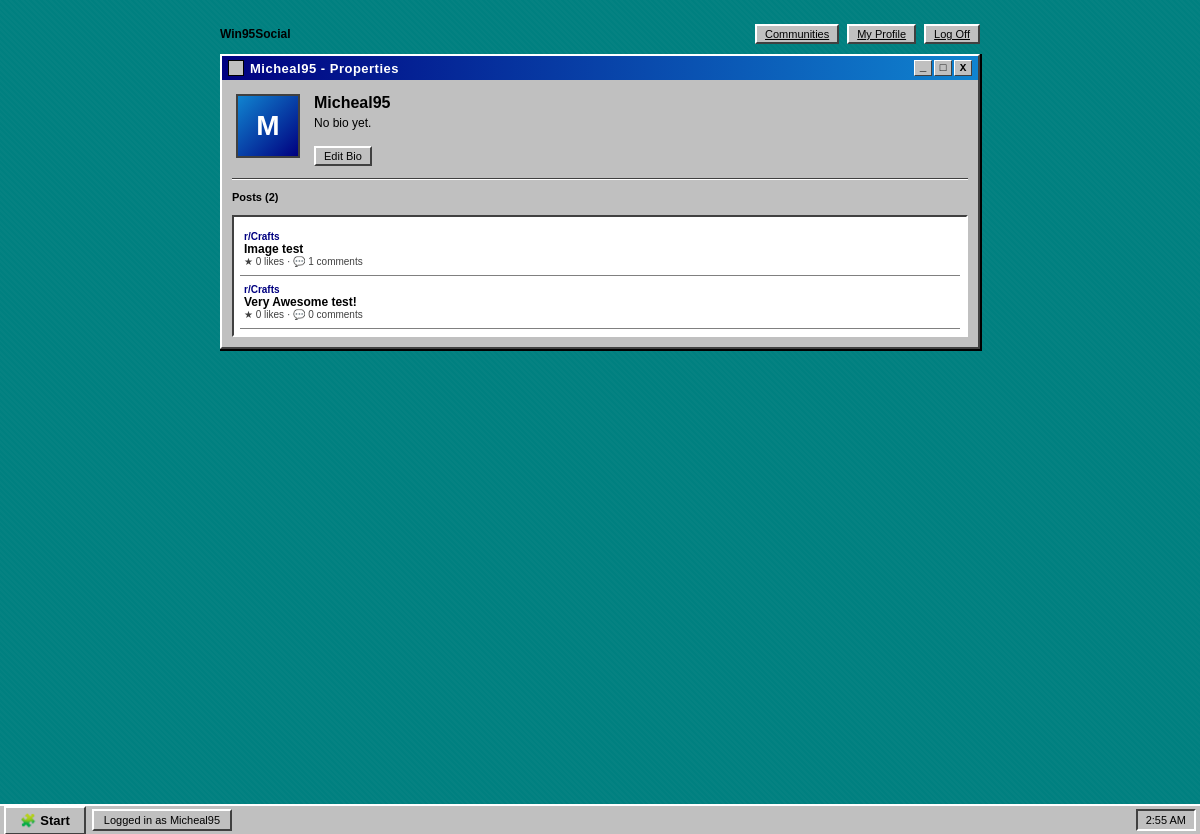
Screenshot of /profile/Micheal95 (signed in) with the database file from the repository.
### tables this page shows
CREATE TABLE users (
            id INTEGER PRIMARY KEY AUTOINCREMENT,
            username TEXT UNIQUE NOT NULL,
            bio TEXT DEFAULT '',
            created_at TEXT NOT NULL
        );

CREATE TABLE posts (
            id INTEGER PRIMARY KEY AUTOINCREMENT,
            community_id INTEGER NOT NULL,
            user_id INTEGER NOT NULL,
            post_type TEXT NOT NULL,  -- text, image, video
            title TEXT DEFAULT '',
            body TEXT DEFAULT '',
            media_path TEXT DEFAULT '',
            created_at TEXT NOT NULL,
            FOREIGN KEY (community_id) REFERENCES communities (id),
            FOREIGN KEY (user_id) REFERENCES users (id)
        );

CREATE TABLE communities (
            id INTEGER PRIMARY KEY AUTOINCREMENT,
            name TEXT UNIQUE NOT NULL,
            description TEXT DEFAULT '',
            icon TEXT DEFAULT '02_computer-4.png',
            created_at TEXT NOT NULL
        );

### app.py (the view)
@app.route("/profile/<username>")
def profile(username):
    redir = login_required_redirect()
    if redir:
        return redir
    db = get_db()
    profile_user = db.execute("SELECT * FROM users WHERE username = ?", (username,)).fetchone()
    if profile_user is None:
        return redirect(url_for("communities"))
    posts = db.execute("""
        SELECT p.*, c.name as community_name,
            (SELECT COUNT(*) FROM likes l WHERE l.post_id = p.id) as like_count,
            (SELECT COUNT(*) FROM comments cm WHERE cm.post_id = p.id) as comment_count
        FROM posts p
        JOIN communities c ON c.id = p.community_id
        WHERE p.user_id = ?
        ORDER BY p.created_at DESC
    """, (profile_user["id"],)).fetchall()
    return render_template("profile.html", profile_user=profile_user, posts=posts, user=current_user())

### app.py (called while the page is built)
def get_db():
    if "db" not in g:
        g.db = sqlite3.connect(DB_PATH)
        g.db.row_factory = sqlite3.Row
    return g.db

def current_user():
    if "user_id" not in session:
        return None
    db = get_db()
    return db.execute("SELECT * FROM users WHERE id = ?", (session["user_id"],)).fetchone()

def login_required_redirect():
    if "user_id" not in session:
        return redirect(url_for("login"))
    return None

### templates/profile.html (shortened to what this page needs)
{% extends "base.html" %}
{% block content %}
<div class="win95-window">
  <div class="win95-titlebar">
    <div class="title-left">
      <span class="title-icon"></span>
      <span>{{ profile_user['username'] }} - Properties</span>
    </div>
    <div class="win95-titlebar-btns">
      <button disabled>_</button>
      <button disabled>&#9633;</button>
      <button disabled>X</button>
    </div>
  </div>
  <div class="win95-body">
    <div class="profile-header">
      <div class="profile-avatar">{{ profile_user['username'][0]|upper }}</div>
      <div>
        <div class="profile-username">{{ profile_user['username'] }}</div>
        <div class="profile-bio" id="bio-display">{{ profile_user['bio'] or 'No bio yet.' }}</div>
        {% if user and user['username'] == profile_user['username'] %}
        <div class="mt-8">
          <button class="btn95 btn95-sm mt-8" id="edit-bio-btn">Edit Bio</button>
        </div>
        {% endif %}
      </div>
    </div>
    <hr class="win95">
    <p class="text-bold text-sm">Posts ({{ posts|length }})</p>
    <div class="profile-post-list inset95">
      {% for p in posts %}
      <a href="{{ url_for('feed', community_id=p['community_id']) }}" class="profile-post-item" style="display:block; text-decoration:none; color:black;">
        <div class="pp-community">{{ p['community_name'] }}</div>
        <div class="pp-title">
          {% if p['title'] %}{{ p['title'] }}{% else %}({{ p['post_type'] }} post){% endif %}
        </div>
        <div class="pp-stats">&#9733; {{ p['like_count'] }} likes &middot; &#128172; {{ p['comment_count'] }} comments</div>
      </a>
      {% endfor %}
    </div>
  </div>
</div>
{% endblock %}

### templates/base.html (shortened to what this page needs)
<!DOCTYPE html>
<html lang="en">
<head>
  <link rel="stylesheet" href="{{ url_for('static', filename='css/win95.css') }}">
  <link rel="stylesheet" href="{{ url_for('static', filename='css/social.css') }}">
</head>
<body>
  <div class="desktop">
    {% if user %}
    <div class="app-navbar">
      <div class="flex-row">
        <span class="text-bold">Win95Social</span>
      </div>
      <div class="nav-links">
        <a href="{{ url_for('communities') }}" class="btn95 btn95-sm">Communities</a>
        <a href="{{ url_for('profile', username=user['username']) }}" class="btn95 btn95-sm">My Profile</a>
        <a href="{{ url_for('logout') }}" class="btn95 btn95-sm">Log Off</a>
      </div>
    </div>
    {% endif %}
    {% block content %}{% endblock %}
  </div>
  {% if user %}
  <div class="taskbar">
    <div class="btn95 start-btn">
      <span>&#129513;</span> Start
    </div>
    <div class="task-item">Logged in as {{ user['username'] }}</div>
    <div class="clock" id="taskbar-clock">--:--</div>
  </div>
  {% endif %}
</body>
</html>

### static/css/win95.css (style rules this page uses)
:root { --win-gray: #c0c0c0; --win-gray-dark: #808080; --win-gray-darker: #404040; --win-gray-light: #dfdfdf; --win-white: #ffffff; --win-blue: #000080; --win-blue-light: #1084d0; --win-black: #000000; --win-teal: #008080; --win-red: #ff0000; --win-green: #008000; }
* { box-sizing: border-box; }
html, body { margin: 0; padding: 0; height: 100%; font-family: "Tahoma", "MS Sans Serif", Verdana, sans-serif; font-size: 12px; background: var(--win-teal); background-image: repeating-linear-gradient(45deg, rgba(255,255,255,0.02) 0, rgba(255,255,255,0.02) 2px, transparent 2px, transparent 4px); overflow-x: hidden; }
.desktop { min-height: 100vh; width: 100%; padding: 24px; display: flex; flex-direction: column; align-items: center; }
.win95-window { background: var(--win-gray); border: 2px solid var(--win-white); border-right-color: var(--win-gray-darker); border-bottom-color: var(--win-gray-darker); box-shadow: 1px 1px 0 1px #000; width: 100%; max-width: 760px; margin-bottom: 16px; }
.win95-titlebar { background: linear-gradient(90deg, var(--win-blue), var(--win-blue-light)); color: white; font-weight: bold; font-size: 13px; padding: 4px 6px; display: flex; align-items: center; justify-content: space-between; letter-spacing: 0.5px; user-select: none; }
.win95-titlebar .title-left { display: flex; align-items: center; gap: 6px; }
.win95-titlebar .title-icon { width: 16px; height: 16px; background: var(--win-gray); border: 1px solid var(--win-black); display: inline-block; }
.win95-titlebar-btns { display: flex; gap: 2px; }
.win95-titlebar-btns button { width: 18px; height: 16px; background: var(--win-gray); border: 1px solid var(--win-white); border-right-color: var(--win-gray-darker); border-bottom-color: var(--win-gray-darker); font-size: 11px; font-weight: bold; font-family: monospace; line-height: 1; cursor: pointer; padding: 0; color: black; }
.win95-body { padding: 10px; background: var(--win-gray); }
.btn95 { background: var(--win-gray); border: 2px solid var(--win-white); border-right-color: var(--win-gray-darker); border-bottom-color: var(--win-gray-darker); padding: 5px 14px; font-family: inherit; font-size: 12px; cursor: pointer; color: black; }
.btn95-sm { padding: 2px 8px; font-size: 11px; }
.inset95 { background: var(--win-white); border: 2px solid var(--win-gray-darker); border-right-color: var(--win-white); border-bottom-color: var(--win-white); padding: 6px; }
.taskbar { position: fixed; bottom: 0; left: 0; width: 100%; height: 30px; background: var(--win-gray); border-top: 2px solid var(--win-white); display: flex; align-items: center; padding: 2px 4px; gap: 6px; z-index: 1000; }
.taskbar .start-btn { font-weight: bold; font-size: 13px; display: flex; align-items: center; gap: 4px; }
.taskbar .clock { margin-left: auto; border: 2px solid var(--win-gray-darker); border-right-color: var(--win-white); border-bottom-color: var(--win-white); padding: 3px 8px; font-size: 11px; }
.taskbar .task-item { border: 2px solid var(--win-white); border-right-color: var(--win-gray-darker); border-bottom-color: var(--win-gray-darker); padding: 3px 10px; font-size: 11px; display: flex; align-items: center; gap: 4px; }
body { padding-bottom: 34px; }
a { color: var(--win-blue); text-decoration: underline; cursor: pointer; }
.flex-row { display: flex; align-items: center; gap: 8px; }
.mt-8 { margin-top: 8px; }
.text-sm { font-size: 11px; }
.text-bold { font-weight: bold; }
hr.win95 { border: none; border-top: 1px solid var(--win-gray-darker); border-bottom: 1px solid var(--win-white); margin: 8px 0; }

### rows the page displays
users: username "Micheal95", username "M", bio "No bio yet."
posts: community_name "r/Crafts", title "Image test", like_count "0", comment_count "1"
posts: community_name "r/Crafts", title "Very Awesome test!", like_count "0", comment_count "0"

### other values shown
{{ posts|length }} "2"
